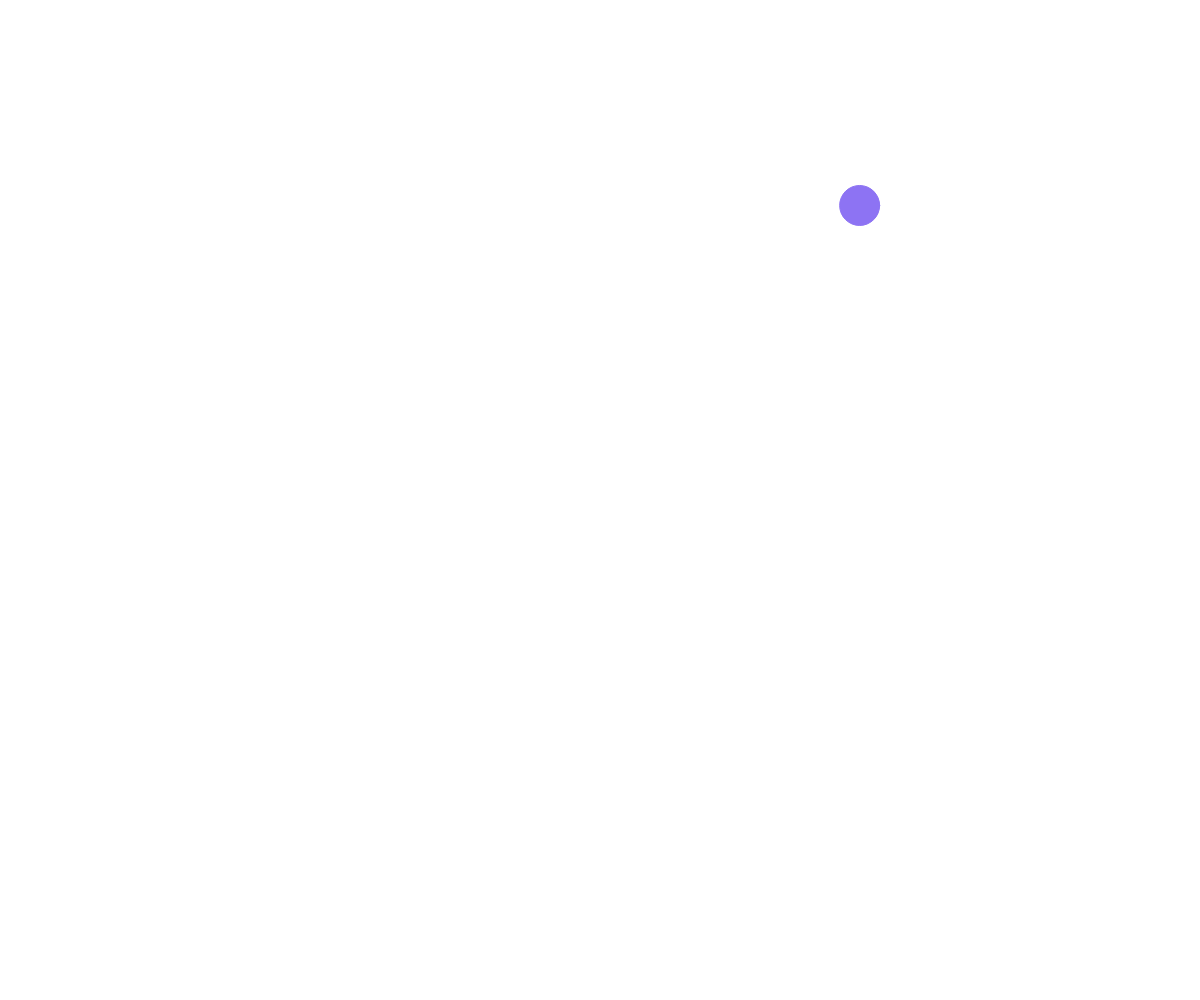
Frame 1 (no input)
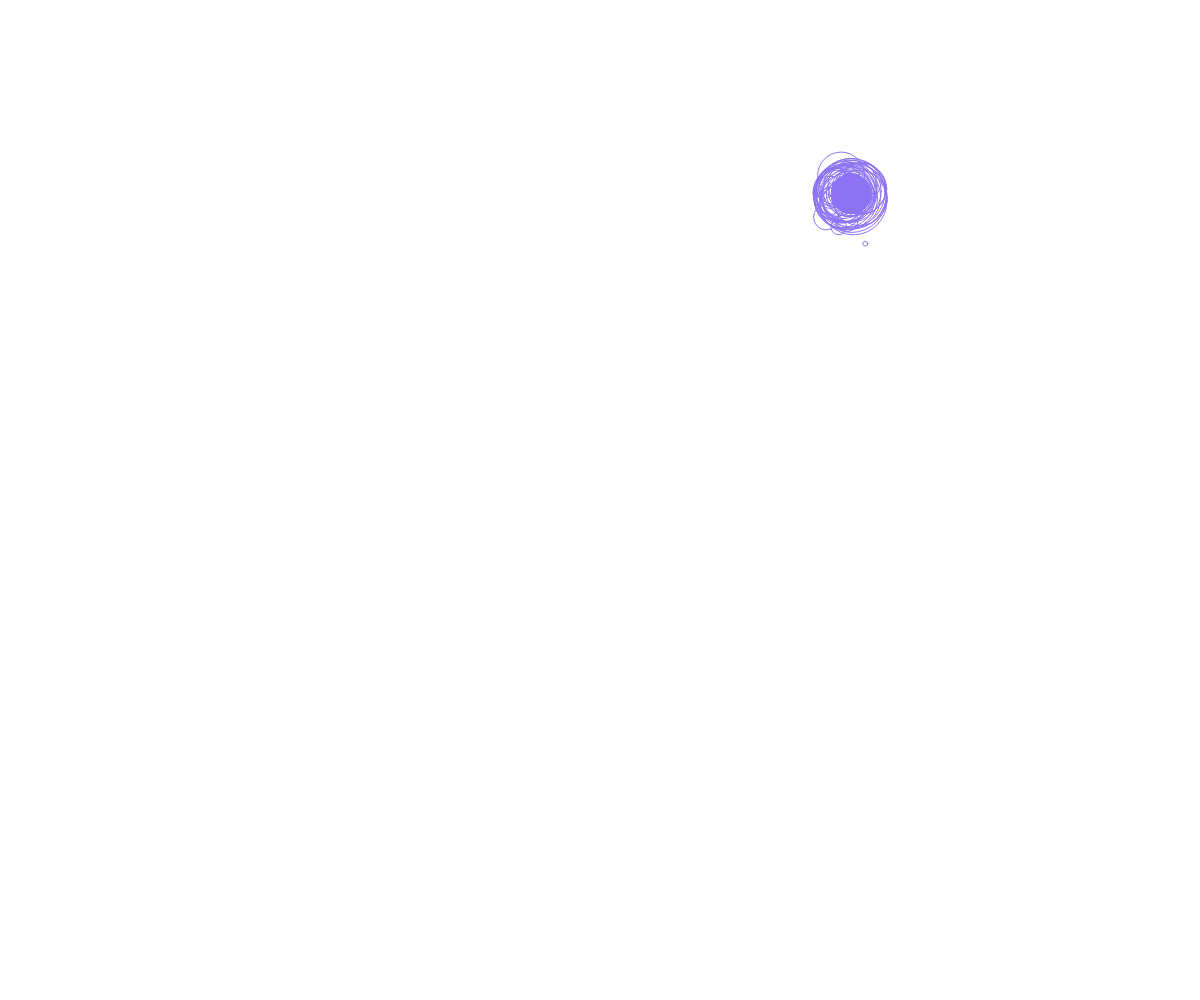
Frame 60 (no input)
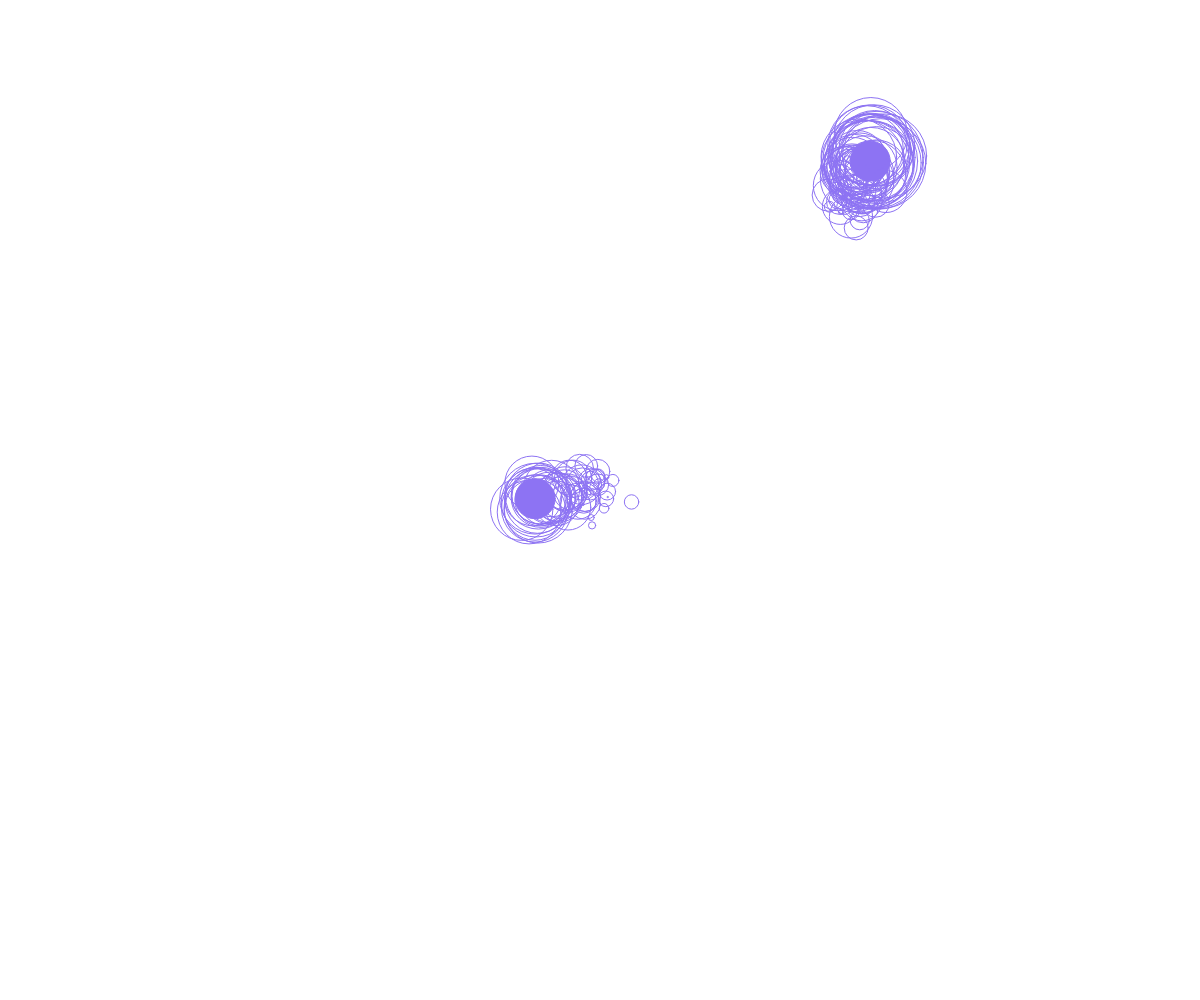
Frame 120 (the mouse pressed at the canvas centre since frame 60)

The p5.js sketch that drew these frames (run headless with seeded random() and noise() and a simulated clock; from frame 60 on, the mouse is pressed at the canvas centre):

// p5.js sketch
// ── sketch.js
var bubbles = [];

function setup() {
  createCanvas(windowWidth, windowHeight);
  for (var i = 0; i < 1; i++) {
    bubbles[i] = new Bubble(random(width), random(height));
  }

  stroke(141, 115, 243);
}

function mousePressed() {
  bubbles.push(new Bubble(mouseX, mouseY));
}

function keyPressed() {
  bubbles.splice(0, 1);
}

function draw() {
  background(255);
  for (var i = 0; i < bubbles.length; i++) {
    bubbles[i].update();
    bubbles[i].display();
    bubbles[i].show();

    for (var j = 0; j < bubbles.length; j++) {
      if (i != j && bubbles[i].intersects(bubbles[j])) {
        bubbles[i].changeColor();
        bubbles[j].changeColor();
      }
    }
  }
}

// ── bubble.js
function Bubble(x, y) {
  this.x = x;
  this.col = color(141, 115, 243);

  this.history = []; /* history */

  this.y = y;
  this.r = 20;
  this.display = function () {
    fill(this.col);
    ellipse(this.x, this.y, this.r * 2, this.r * 2);
  };
  this.changeColor = function () {
    this.col = color(random(255));
  };
  this.intersects = function (other) {
    var d = dist(this.x, this.y, other.x, other.y);
    if (d < this.r + other.r) {
      return true;
    } else {
      return false;
    }
  };
  this.update = function () {
    this.x += random(-5, 5);
    this.y += random(-5, 5);

    for (var i = 0; i < this.history.length; i++) {
      this.history[i].x += random(-3, 3);
      this.history[i].y += random(-3, 3);
    }

    var v = createVector(this.x, this.y);
    this.history.push(v);
    if (this.history.length > 80) {
      this.history.splice(0, 1);
    }
  };

  this.show = function () {
    //ellipse(this.x, this.y, 24, 24);

    noFill();
    for (var i = 0; i < this.history.length; i++) {
      var pos = this.history[i];
      //fill(255);
      ellipse(pos.x, pos.y, i * 1.2, i * 1.2);
      //vertex(pos.x, pos.y);
    }
  };
}
